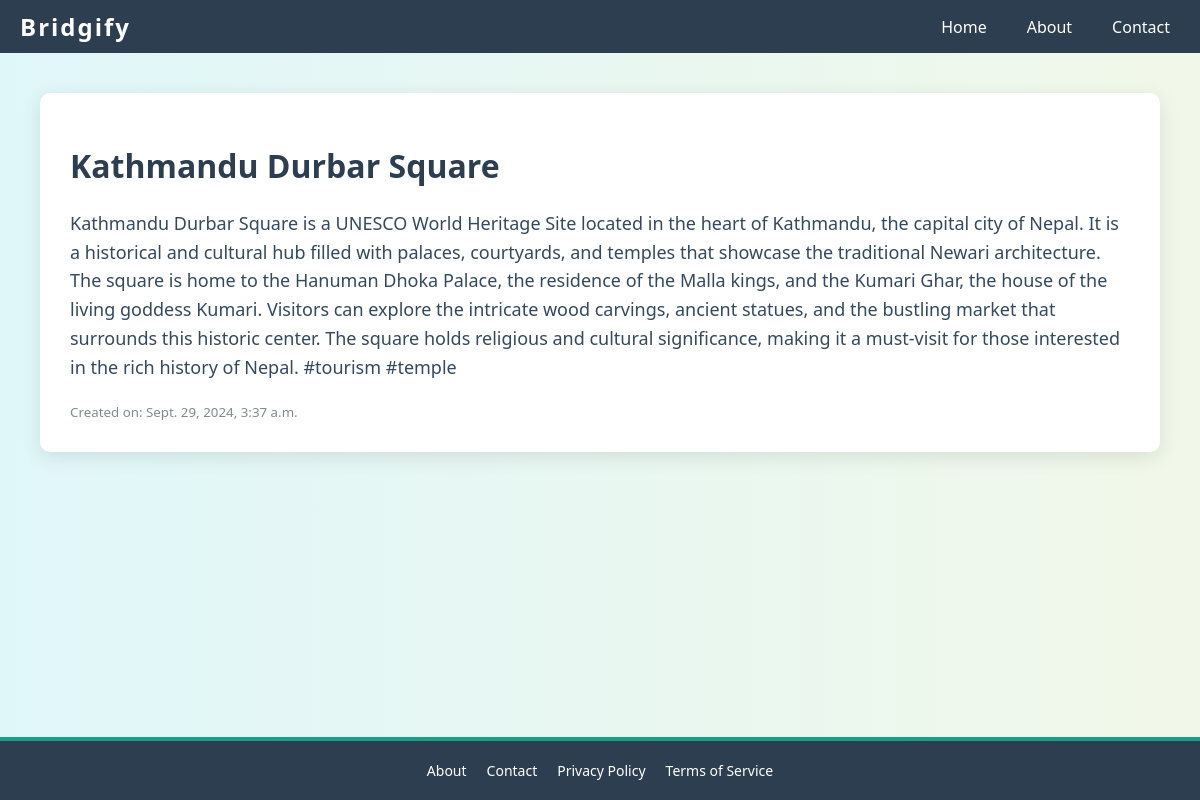
/post/16/, run on the app's committed database.
### App/models.py (models this page shows)
class Post(models.Model):
    title = models.CharField(max_length=200)
    para = models.CharField(max_length=20000000)
    created = models.DateTimeField(auto_now_add=True)

### App/views.py (the view)
# urls.py: path('post/<int:post_id>/', views.post_detail, name='post_detail'),
def post_detail(request, post_id):
    post = get_object_or_404(Post, id=post_id)
    return render(request, 'post_detail.html', {'post': post})

### templates/post_detail.html (shortened to what this page needs)
<!DOCTYPE html>
<html lang="en">
<head>
</head>
<body>
    <nav class="top-navbar">
       <a href="{% url 'home' %}"><div class="logo">Bridgify</div></a>
        <ul class="nav-links">
            <li><a href="{% url 'home' %}">Home</a></li>
            <li><a href="about.html">About</a></li>
            <li><a href="contact.html">Contact</a></li>
        </ul>
    </nav>
    <main>
        <div class="container">
            <h1>{{ post.title }}</h1>
            <p>{{ post.para }}</p>
            <small>Created on: {{ post.created }}</small>
            <br>
        </div>
    </main>
    <footer>
        <a href="about.html">About</a>
        <a href="contact.html">Contact</a>
        <a href="privacy.html">Privacy Policy</a>
        <a href="terms.html">Terms of Service</a>
    </footer>
</body>
</html>

### templates/post_detail.html (style rules this page uses)
html, body { height: 100%; margin: 0; }
body { font-family: 'Segoe UI', Tahoma, Geneva, Verdana, sans-serif; background: linear-gradient(to right, #e0f7fa, #f1f8e9); overflow-x: hidden; display: flex; flex-direction: column; }
.top-navbar { background-color: #2c3e50; color: white; padding: 10px 20px; display: flex; justify-content: space-between; align-items: center; position: sticky; top: 0; z-index: 10; }
.logo { font-size: 24px; font-weight: bold; letter-spacing: 2px; }
.nav-links { display: flex; list-style-type: none; margin: 0; padding: 0; }
.nav-links li { margin-left: 20px; }
.nav-links a { color: white; font-size: 16px; padding: 10px; border-radius: 5px; transition: background-color 0.3s ease, color 0.3s ease; }
main { flex: 1; padding: 40px; max-width: 1200px; margin: 0 auto; }
.container { background-color: white; padding: 30px; border-radius: 10px; box-shadow: 0 5px 20px rgba(0, 0, 0, 0.1); }
h1 { color: #2c3e50; font-size: 32px; }
p { color: #34495e; font-size: 18px; line-height: 1.6; }
small { color: #7f8c8d; }
a { text-decoration: none; }
.logo { color: white; text-decoration: none; }
footer { background-color: #2c3e50; color: white; padding: 20px 0; text-align: center; width: 100%; display: flex; justify-content: center; gap: 20px; border-top: 4px solid #16a085; position: relative; bottom: 0; }
footer a { color: white; text-decoration: none; font-size: 14px; }

### data on the page
Post: title "Kathmandu Durbar Square", para "Kathmandu Durbar Square is a UNESCO World Heritage Site located in the heart of Kathmandu, the capital city of Nepal. It is a historical and cultural hub filled with palaces, courtyards, and temples that showcase the traditional Newari architecture. The square is home to the Hanuman Dhoka Palace, the residence of the Malla kings, and the Kumari Ghar, the house of the living goddess Kumari. Visitors can explore the intricate wood carvings, ancient statues, and the bustling market that surrounds this historic center. The square holds religious and cultural significance, making it a must-visit for those interested in the rich history of Nepal. #tourism #temple", created "Sept. 29, 2024, 3:37 a.m."
